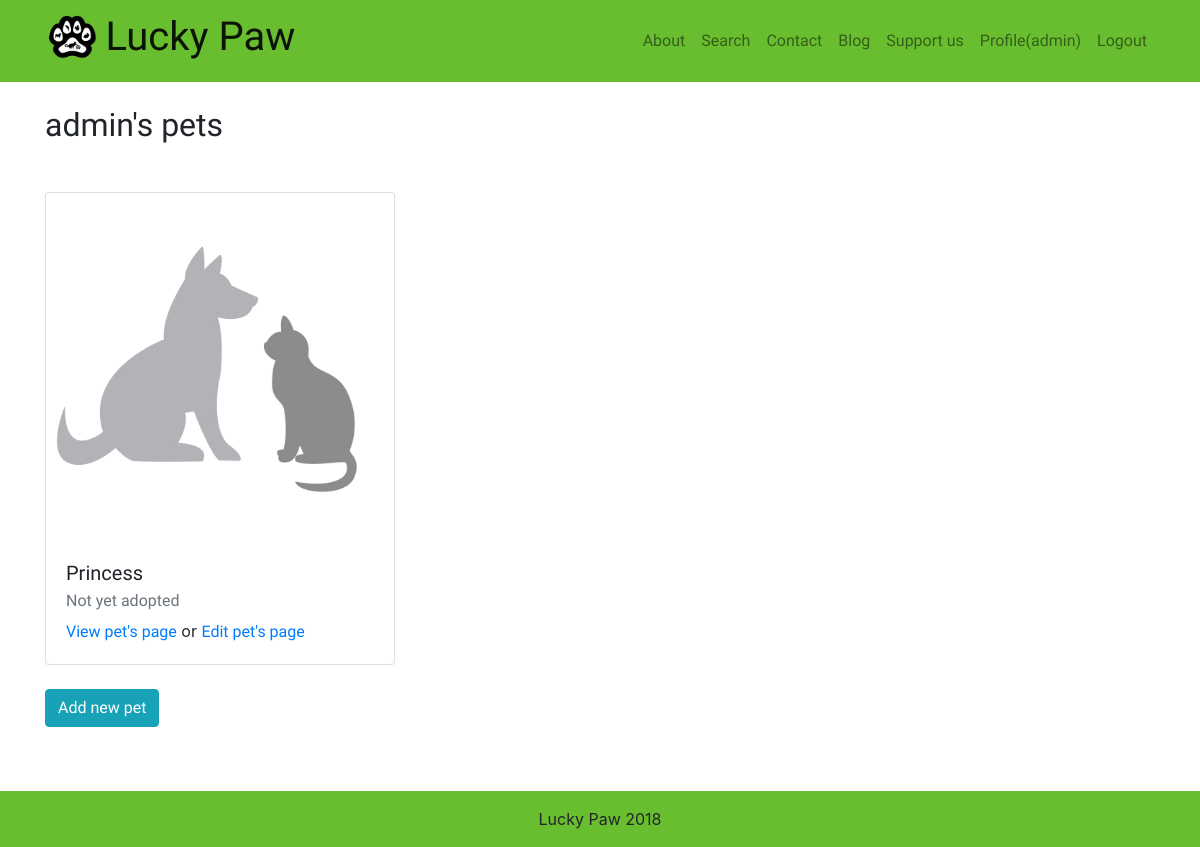
/ (signed in), run on an earlier commit of the app's database.
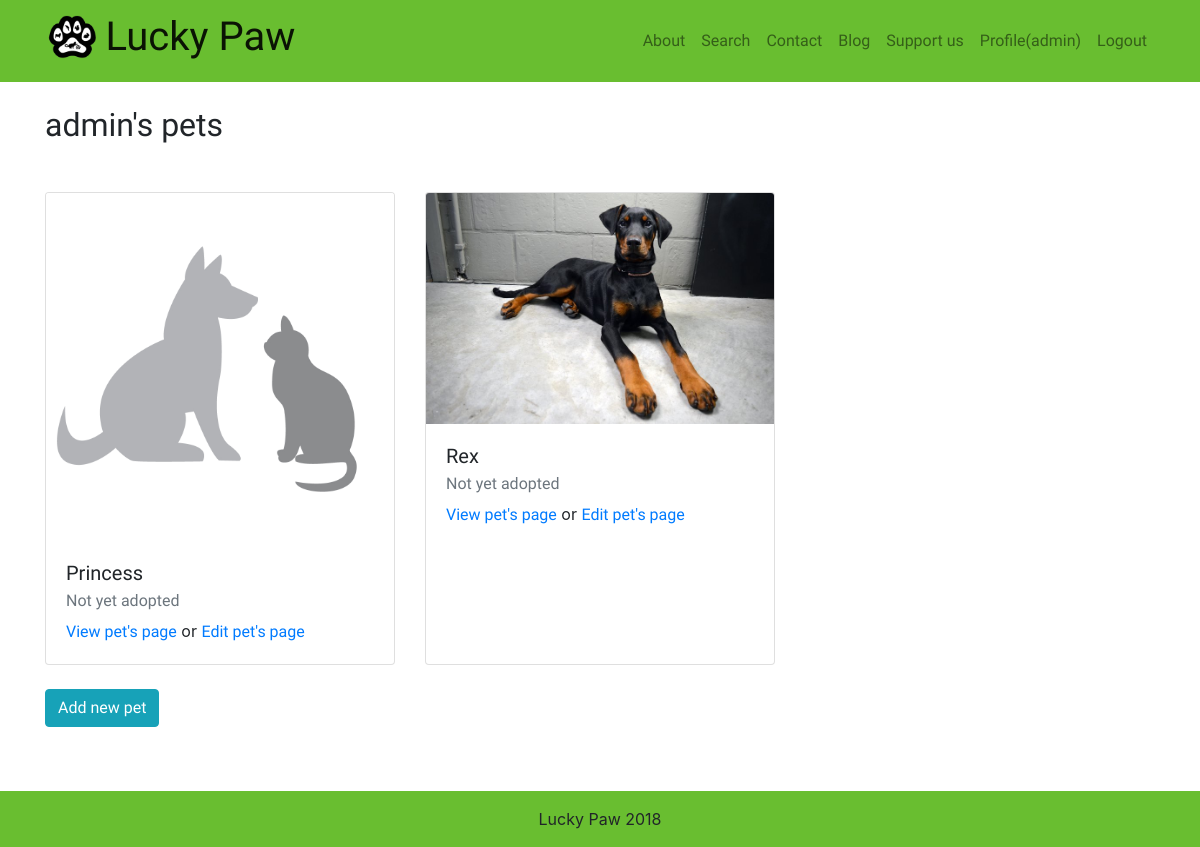
And on a later commit of the database.
### app/models.py (models this page shows, shortened)
class Pet(models.Model):
    id = models.AutoField(primary_key=True)
    name = models.CharField(max_length=50, blank=False)
    animaltype_choice = (('Cat','Cat'),('Dog','Dog'),('Parrot','Parrot'))
    animaltype = models.CharField(max_length=50, choices=animaltype_choice, blank=True)
    location = models.CharField(max_length=50, default='', blank=True)
    age_choice = (('Young','Young'),('Adult','Adult'),('Senior','Senior'))
    age = models.CharField(max_length=50, choices=age_choice, blank=True)
    color = models.CharField(max_length=50, default='', blank=True)
    gender_choice = (('Male','Male'),('Female','Female'))
    gender = models.CharField(max_length=50, choices=gender_choice, blank=True)
    size_choice = (('Very Small','Very Small'), ('Small','Small'),('Medium','Medium'),('Large','Large'),('Very Large','Very Large'))
    size = models.CharField(max_length=50, choices=size_choice, blank=True)
    breed = models.CharField(max_length=50, default='', blank=True)
    photo = models.ImageField(upload_to=pet_directory_path, default='pets/pet_default_image.jpg')
    description = models.CharField(max_length=2000, default='', blank=True)
    gallery = models.OneToOneField(Gallery, related_name='pet_gallery', on_delete=models.SET_NULL, blank=True, null=True)
    spayed = models.BooleanField()
    vaccinated = models.BooleanField()
    housetrained = models.BooleanField()
    specialcare = models.BooleanField()
    supervisor = models.ForeignKey(Supervisor, on_delete=models.SET_NULL, blank=True, null=True)

### app/views.py (the view)
# urls.py: path('', views.index, name='index'),
def index(request):
    if request.user.is_authenticated:
        sup = get_object_or_404(models.Supervisor, user=request.user)
        sup_pets = models.Pet.objects.filter(supervisor__user=request.user)
        return render(request, 'app/sup_pets.html', { 'supervisor': sup, 'pets': sup_pets })
    return render(request, 'app/index.html')

### app/templates/app/sup_pets.html (shortened to what this page needs)
{% extends 'app/base.html' %}
{% block content %}
<h2>{{ supervisor.user.username }}'s pets</h2>
  <div class="row mt-5">
  {% for pet in pets %}
    <div class="col-md-4 mb-5  mb-md-0">
      <div class="card shadow-sm" style="height:100%;">
        <img class="card-img-top" src="{{ pet.photo.url }}" alt="Card image cap">
        <div class="card-body">
          <h5 class="card-title">{{ pet.name }}</h5>
          <h6 class="card-subtitle mb-2 text-muted">Not yet adopted</h6>
          <p class="card-text"><a href="{% url 'pet_profile' id=pet.id %}">View pet's page</a>  or  <a href="{% url 'pet_edit' id=pet.id %}">Edit pet's page</a></p>
        </div>
      </div>
    </div>
  {% empty %}
        <h4> No pets were found :(</h4>
  {% endfor %}
  </div>
  <a class="btn btn-info mt-4" href="{% url 'pet_add' %}">Add new pet</a>
{% endblock %}

What changed in the data, as far as the page shows it:
added Pet: photo (picture), name "Rex"
